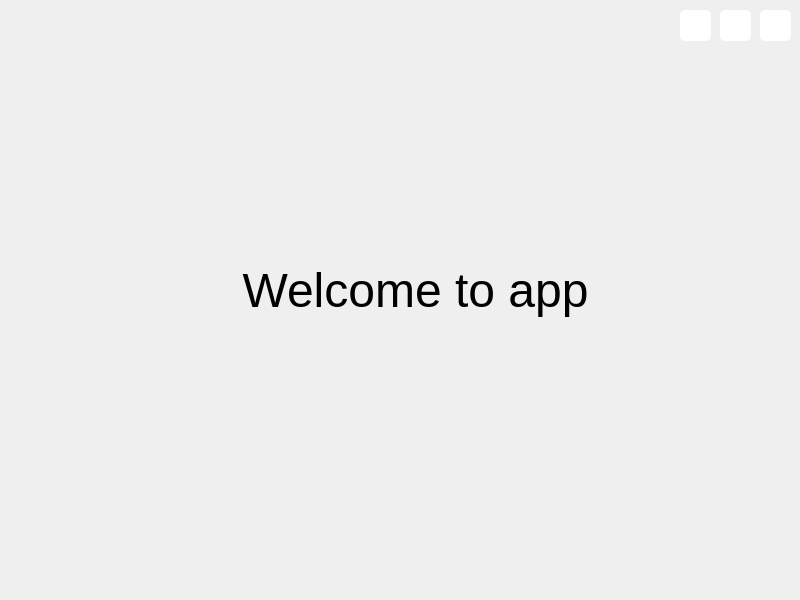
<?xml version="1.0" encoding="UTF-8"?>
<ui version="4.0">
 <class>MainWindow</class>
 <widget class="QMainWindow" name="MainWindow">
  <property name="geometry">
   <rect>
    <x>0</x>
    <y>0</y>
    <width>800</width>
    <height>600</height>
   </rect>
  </property>
  <property name="windowTitle">
   <string>MainWindow</string>
  </property>
  <widget class="QWidget" name="centralwidget">
   <widget class="QLabel" name="label">
    <property name="geometry">
     <rect>
      <x>150</x>
      <y>190</y>
      <width>531</width>
      <height>201</height>
     </rect>
    </property>
    <property name="font">
     <font>
      <pointsize>36</pointsize>
     </font>
    </property>
    <property name="text">
     <string>Welcome to app</string>
    </property>
    <property name="alignment">
     <set>Qt::AlignCenter</set>
    </property>
   </widget>
   <widget class="QPushButton" name="restore2">
    <property name="geometry">
     <rect>
      <x>720</x>
      <y>10</y>
      <width>31</width>
      <height>31</height>
     </rect>
    </property>
    <property name="cursor">
     <cursorShape>PointingHandCursor</cursorShape>
    </property>
    <property name="styleSheet">
     <string notr="true">QPushButton{
	border-radius: 5px;
	background-color: rgb(255, 255, 255);
}

QPushButton:hover{
	border-radius: 5px;
	background-color:rgb(166, 166, 166);
}

QPushButton:pressed{
	border-radius: 5px;
	background-color: rgb(255, 255, 255);
}</string>
    </property>
    <property name="text">
     <string/>
    </property>
    <property name="icon">
     <iconset>
      <normaloff>C:/Users/MSI/Desktop/restore.png</normaloff>C:/Users/MSI/Desktop/restore.png</iconset>
    </property>
    <property name="iconSize">
     <size>
      <width>24</width>
      <height>24</height>
     </size>
    </property>
   </widget>
   <widget class="QPushButton" name="exit2">
    <property name="geometry">
     <rect>
      <x>760</x>
      <y>10</y>
      <width>31</width>
      <height>31</height>
     </rect>
    </property>
    <property name="cursor">
     <cursorShape>PointingHandCursor</cursorShape>
    </property>
    <property name="styleSheet">
     <string notr="true">QPushButton{
	border-radius: 5px;
	background-color: rgb(255, 255, 255);
}

QPushButton:hover{
	border-radius: 5px;
	background-color:rgb(166, 166, 166);
}

QPushButton:pressed{
	border-radius: 5px;
	background-color: rgb(255, 255, 255);
}</string>
    </property>
    <property name="text">
     <string/>
    </property>
    <property name="icon">
     <iconset>
      <normaloff>C:/Users/MSI/Desktop/close.png</normaloff>C:/Users/MSI/Desktop/close.png</iconset>
    </property>
    <property name="iconSize">
     <size>
      <width>25</width>
      <height>26</height>
     </size>
    </property>
   </widget>
   <widget class="QPushButton" name="minsize">
    <property name="geometry">
     <rect>
      <x>680</x>
      <y>10</y>
      <width>31</width>
      <height>31</height>
     </rect>
    </property>
    <property name="cursor">
     <cursorShape>PointingHandCursor</cursorShape>
    </property>
    <property name="styleSheet">
     <string notr="true">QPushButton{
	border-radius: 5px;
	background-color: rgb(255, 255, 255);
}

QPushButton:hover{
	border-radius: 5px;
	background-color:rgb(166, 166, 166);
}

QPushButton:pressed{
	border-radius: 5px;
	background-color: rgb(255, 255, 255);
}</string>
    </property>
    <property name="text">
     <string/>
    </property>
    <property name="icon">
     <iconset>
      <normaloff>C:/Users/MSI/Desktop/minimize.png</normaloff>C:/Users/MSI/Desktop/minimize.png</iconset>
    </property>
    <property name="iconSize">
     <size>
      <width>28</width>
      <height>28</height>
     </size>
    </property>
   </widget>
  </widget>
 </widget>
 <resources/>
 <connections>
  <connection>
   <sender>exit2</sender>
   <signal>clicked()</signal>
   <receiver>MainWindow</receiver>
   <slot>close()</slot>
   <hints>
    <hint type="sourcelabel">
     <x>775</x>
     <y>25</y>
    </hint>
    <hint type="destinationlabel">
     <x>399</x>
     <y>299</y>
    </hint>
   </hints>
  </connection>
  <connection>
   <sender>restore2</sender>
   <signal>clicked()</signal>
   <receiver>MainWindow</receiver>
   <slot>showMaximized()</slot>
   <hints>
    <hint type="sourcelabel">
     <x>735</x>
     <y>25</y>
    </hint>
    <hint type="destinationlabel">
     <x>399</x>
     <y>299</y>
    </hint>
   </hints>
  </connection>
  <connection>
   <sender>minsize</sender>
   <signal>clicked()</signal>
   <receiver>MainWindow</receiver>
   <slot>showMinimized()</slot>
   <hints>
    <hint type="sourcelabel">
     <x>695</x>
     <y>25</y>
    </hint>
    <hint type="destinationlabel">
     <x>399</x>
     <y>299</y>
    </hint>
   </hints>
  </connection>
 </connections>
</ui>
